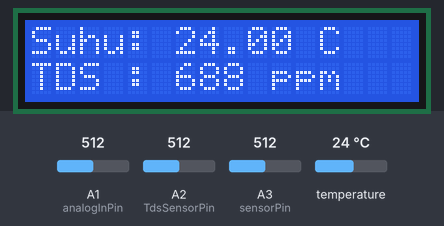
Bench run of a sketch on a simulated Arduino Uno, built with avr-gcc and run on an emulated ATmega328P. Shown: 16×2 character LCD. The test bench sets the inputs (shaded band); at power-on: temperature 24 °C, A1 (analogInPin) = 512, A2 (TdsSensorPin) = 512, A3 (sensorPin) = 512. What the sketch prints to the serial monitor is not drawn.

Above: at 1.2 s.
1.3 s: temperature set to 12 °C
At 8.4 s:
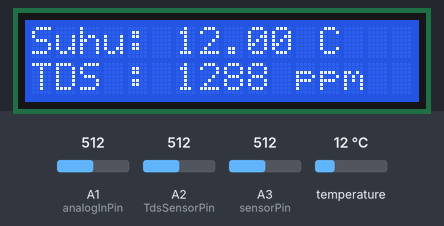
15.0 s: A1 (analogInPin) set to 490
At 24.7 s:
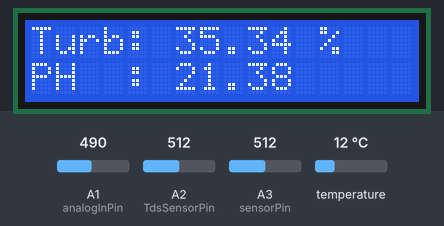
27.1 s: A2 (TdsSensorPin) set to 490
At 29.6 s:
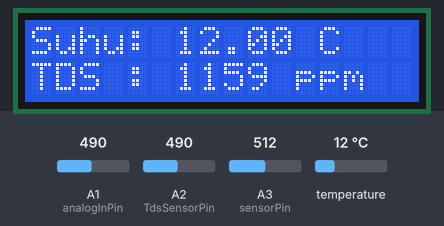
32.0 s: A3 (sensorPin) set to 490
At 38.3 s:
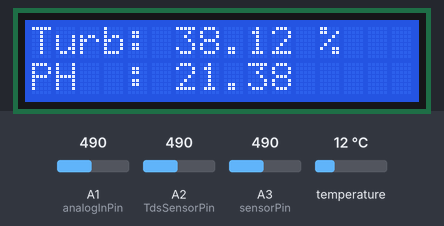
40.9 s: temperature set to 19 °C
At 43.2 s:
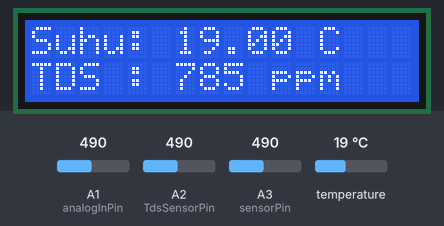
45.7 s: A1 (analogInPin) set to 510
At 51.9 s:
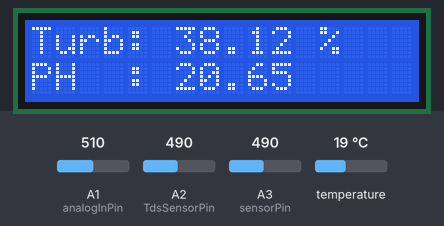
Timing chart, 0 to 53.4 s (numbered marks = the images above; inputs shaded):
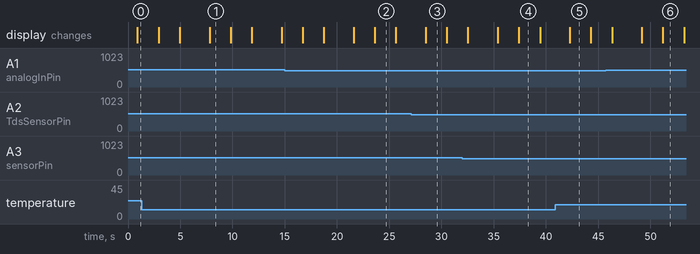

The sketch:

ISANSUS_ArduinoUno.ino
```cpp
#include <ArduinoJson.h>

//------------------Source VIN---------------------

//int pinRef = A0;
float vRef;
int bitADC = 1023;

//------------------lCD I2C------------------------

#include <LiquidCrystal_I2C.h>
LiquidCrystal_I2C lcd(0x27, 16, 2);

//-----------------DS18B20 Suhu----------------------

#include <OneWire.h>
#include <DallasTemperature.h>

#define one_wire_bus 2
OneWire oneWire(one_wire_bus); // Setup a oneWire instance to communicate with any OneWire devices
DallasTemperature sensors(&oneWire); // Pass our oneWire reference to Dallas Temperature sensor

float temperature;

//-----------------TDS Meter--------------------

#define TdsSensorPin A2
#define SCOUNT  30            // sum of sample point

int analogBuffer[SCOUNT];     // store the analog value in the array, read from ADC
int analogBufferTemp[SCOUNT];
int analogBufferIndex = 0;
int copyIndex = 0;

float tdsVolt = 0;
float tdsValue = 0;

//-------------------Turbidity---------------------

int sensorPin = A3;

float suhu;
float turbVolt;
float ntu;
float turbidity;
// float Vclear = 4.726295;
float Vclear = 3.86999;
int turbSamples = 50;
int turbfilterArray[50];

//-------------------PH4502C---------------------
int analogInPin = A1;

float avgValue;
float pHVolt;
float voltFix;
float phValue;
float tempPH;
int samples = 50;
int filterArray[50]; // array to store data samples from sensor

//--------------------------------------------------
//--------------------------------------------------

void setup() {
  Serial.begin(250000);
  analogReference(DEFAULT);
  pinMode(TdsSensorPin, INPUT);
  //ph4502.init();
  lcd.begin();
}

void loop() {

  source_read();
  Suhu_read();
  TDS_read();
  Turbidity_read();
  PH_read();

  sensor_write();

  lcd_show();
}

void source_read(){
  vRef = 5; //analogRead(pinRef)*5/bitADC;
}

void Suhu_read(){
  sensors.requestTemperatures(); // Call sensors.requestTemperatures() to issue a global temperature and Requests to all devices on the bus
  temperature = sensors.getTempCByIndex(0);
}

void TDS_read(){
  for (int i=0; i<SCOUNT; i++){
    analogBuffer[analogBufferIndex] = analogRead(TdsSensorPin);    //read the analog value and store into the buffer
    analogBufferIndex++;
    if(analogBufferIndex == SCOUNT){
      analogBufferIndex = 0;
    }
  }

  for(copyIndex=0; copyIndex<SCOUNT; copyIndex++){
    analogBufferTemp[copyIndex] = analogBuffer[copyIndex];

    // read the analog value more stable by the median filtering algorithm, and convert to voltage value
    tdsVolt = getMedianNum(analogBufferTemp,SCOUNT) * vRef / bitADC;

    //temperature compensation formula: fFinalResult(25^C) = fFinalResult(current)/(1.0+0.02*(fTP-25.0));
    float compensationCoefficient = 1.0+0.02*(temperature - 25.0);
    //temperature compensation
    float compensationVoltage=tdsVolt/compensationCoefficient;

    //convert voltage value to tds value
    tdsValue = (133.42*compensationVoltage*compensationVoltage*compensationVoltage - 255.86*compensationVoltage*compensationVoltage + 857.39*compensationVoltage)*0.5;
    //tdsValue = 0.5427*tdsValue;
    tdsValue = 0.5019975*tdsValue; //f(x) = 0.925x
    tdsValue = round(tdsValue);

    //tdsValue = round_to_dp(tdsValue, 1);
  }

  // Serial.print("TDS Volt: ");
  // Serial.println(tdsVolt,2);
  // Serial.print("TDS Value: ");
  // Serial.print(tdsValue,0);
  // Serial.println(" ppm");
}

// median filtering algorithm
int getMedianNum(int bArray[], int iFilterLen){
  int bTab[iFilterLen];
  for (byte i = 0; i<iFilterLen; i++)
  bTab[i] = bArray[i];
  int i, j, bTemp;
  for (j = 0; j < iFilterLen - 1; j++) {
    for (i = 0; i < iFilterLen - j - 1; i++) {
      if (bTab[i] > bTab[i + 1]) {
        bTemp = bTab[i];
        bTab[i] = bTab[i + 1];
        bTab[i + 1] = bTemp;
      }
    }
  }
  if ((iFilterLen & 1) > 0){
    bTemp = bTab[(iFilterLen - 1) / 2];
  }
  else {
    bTemp = (bTab[iFilterLen / 2] + bTab[iFilterLen / 2 - 1]) / 2;
  }
  return bTemp;
}

void Turbidity_read(){
  float ADCTurb = 0;
  turbVolt = 0;

  for (int i = 0; i < turbSamples; i++) {
    turbfilterArray[i] = analogRead(sensorPin);
  }

  for (int i = 0; i < turbSamples-1; i++) {
    for (int j = i + 1; j < turbSamples; j++) {
      if (turbfilterArray[i] > turbfilterArray[j]) {
        int swap = turbfilterArray[i];
        turbfilterArray[i] = turbfilterArray[j];
        turbfilterArray[j] = swap;
      }
    }
  }

  int remove = 20;
  ADCTurb = 0;
  for(int i = remove*1.5; i < turbSamples-remove/2; i++)
  {
    ADCTurb += turbfilterArray[i];
  }

  ADCTurb = ADCTurb/(turbSamples-2*remove);
  //ADCTurb = round_to_dp(ADCTurb,2);

  turbVolt = ADCTurb*vRef/bitADC;
  //turbVolt = round_to_dp(turbVolt,2);

  turbidity = 100.00 - (turbVolt / Vclear) * 100.00; // as relative percentage; 0% = clear water;
  //turbidity = round_to_dp(turbidity,1);
  if (turbidity < 0.0)
    turbidity = 0.0;
  if (turbidity > 100.0)
    turbidity = 100.0;

  //ntu = -1120.4*turbVolt*turbVolt+5742.3*turbVolt-4352.9;

  // Serial.print("Turb Volt: ");
  // Serial.println(turbVolt);
  // Serial.print("Turbidity: ");
  // Serial.print(turbidity);
  // Serial.println(" %");
}

void PH_read(){
  for (int i = 0; i < samples; i++) {
    filterArray[i] = analogRead(analogInPin);
    //filterArray[i] = ph4502.read_ph_level();
  }
  //tempPH = ph4502.read_temp();

  for (int i = 0; i < samples-1; i++) {
    for (int j = i + 1; j < samples; j++) {
      if (filterArray[i] > filterArray[j]) {
        int swap = filterArray[i];
        filterArray[i] = filterArray[j];
        filterArray[j] = swap;
      }
    }
  }

  int remove = 20;
  avgValue = 0;
  for(int i = remove/2; i < samples-remove*1.5; i++)
  {
    avgValue += filterArray[i];
  }

  avgValue = avgValue/(samples-2*remove);

  pHVolt = avgValue*vRef/bitADC;
  //pHVolt = avgValue;
  //pHVolt = avgValue*vRef/bitADC;
  voltFix = pHVolt;
  //voltFix = 0.713*pHVolt;
  //phValue = -5.7 * voltFix + 21.34;
  //phValue = -6.8742 * voltFix + 34.70504; //y = 1.206x + 8.969;
  phValue = -6.702345 * voltFix + 35.094414; //y = 0.975x + 1.257
  phValue = -7.46716009560 * voltFix + 39.26459255259;

  //phValue = -9.194 * pHVolt + 35.545; //kalibrasi dari dua titik 3.43v di pH 4.01, 3.12v di pH 6.86
  //phValue = -9.322716 * pHVolt + 36.77763;
  //phValue = -7.402236504 * pHVolt + 29.53643822; // f(x) = 0.794x - 0.333

  // Serial.print("Volt pH = ");
  // Serial.println(pHVolt);
  // Serial.print("Volt Fix = ");
  // Serial.println(voltFix);
  // Serial.print("pH = ");
  // Serial.println(phValue);
  // Serial.println();
}

float round_to_dp( float in_value, int decimal_place )
{
  float multiplier = powf( 10.0f, decimal_place );
  in_value = roundf( in_value * multiplier ) / multiplier;
  return in_value;
}

void sensor_write(){

  // Buat objek JSON
  StaticJsonDocument<500> doc;
  doc["suhu"] = temperature; //vRef;
  doc["tds"] = tdsValue;
  doc["turb"] = turbidity; //turbVolt;
  doc["ph"] = phValue; //pHVolt;

  // Serialisasi objek JSON ke string
  String jsonString;
  serializeJson(doc, jsonString);

  // Kirim JSON ke ESP32
  Serial.println(jsonString);
}

void lcd_show(){
  lcd.clear();

  lcd.setCursor(0,0);
  lcd.print("Suhu: ");
  lcd.print(temperature);
  lcd.print(" C");

  lcd.setCursor(0,1);
  lcd.print("TDS : ");
  lcd.print(tdsValue,0);
  lcd.print(" ppm");

  delay(2000);

  lcd.clear();

  lcd.setCursor(0,0);
  lcd.print("Turb: ");
  lcd.print(turbidity);
  lcd.print(" %");

  lcd.setCursor(0,1);
  lcd.print("PH  : ");
  lcd.print(phValue);

  delay(2000);

  lcd.clear();

  lcd.setCursor(0,0);
  lcd.print("Kondisi Air:");
  lcd.setCursor(0,1);
  if (tdsValue<120 && turbidity<2.0)
    lcd.print("Bersih");
  else
    lcd.print("Tidak Bersih");

  delay(2000);
}
```

Measured:
- what the display in image 1 shows lasts 2.0 s, from 7.8 s to 9.8 s
